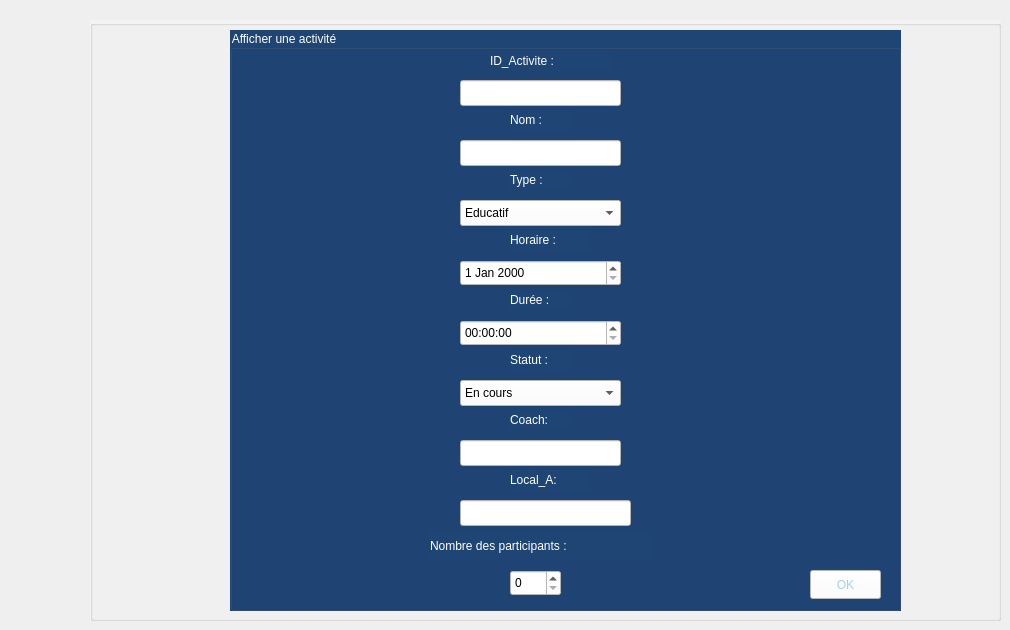
      <widget class="QWidget" name="tab_23">
       <attribute name="title">
        <string>afficherA</string>
       </attribute>
       <widget class="QGroupBox" name="groupBox_26">
        <property name="geometry">
         <rect>
          <x>90</x>
          <y>20</y>
          <width>911</width>
          <height>601</height>
         </rect>
        </property>
        <property name="styleSheet">
         <string notr="true">background-color: rgb(243, 243, 243);
color: rgb(0, 0, 0);
font: 10pt &quot;Times New Roman&quot;;</string>
        </property>
        <property name="title">
         <string/>
        </property>
        <widget class="QGroupBox" name="groupBox_27">
         <property name="geometry">
          <rect>
           <x>140</x>
           <y>10</y>
           <width>671</width>
           <height>581</height>
          </rect>
         </property>
         <property name="styleSheet">
          <string notr="true">background-color: rgb(31, 69, 116);


color: rgb(255,255,255);
font: 12pt &quot;Times New Roman&quot;;</string>
         </property>
         <property name="title">
          <string>Afficher une activité</string>
         </property>
         <widget class="QLabel" name="label_127">
          <property name="geometry">
           <rect>
            <x>280</x>
            <y>140</y>
            <width>63</width>
            <height>20</height>
           </rect>
          </property>
          <property name="styleSheet">
           <string notr="true">color: rgb(255,255,255);
font: 12pt &quot;Times New Roman&quot;;</string>
          </property>
          <property name="text">
           <string>Type :</string>
          </property>
         </widget>
         <widget class="QLabel" name="label_128">
          <property name="geometry">
           <rect>
            <x>280</x>
            <y>80</y>
            <width>63</width>
            <height>20</height>
           </rect>
          </property>
          <property name="styleSheet">
           <string notr="true">color: rgb(255,255,255);
font: 12pt &quot;Times New Roman&quot;;</string>
          </property>
          <property name="text">
           <string>Nom :</string>
          </property>
         </widget>
         <widget class="QLabel" name="label_129">
          <property name="geometry">
           <rect>
            <x>280</x>
            <y>200</y>
            <width>81</width>
            <height>20</height>
           </rect>
          </property>
          <property name="styleSheet">
           <string notr="true">color: rgb(255,255,255);
font: 12pt &quot;Times New Roman&quot;;</string>
          </property>
          <property name="text">
           <string>Horaire :</string>
          </property>
         </widget>
         <widget class="QLabel" name="label_130">
          <property name="geometry">
           <rect>
            <x>280</x>
            <y>260</y>
            <width>63</width>
            <height>20</height>
           </rect>
          </property>
          <property name="styleSheet">
           <string notr="true">color: rgb(255,255,255);
font: 12pt &quot;Times New Roman&quot;;</string>
          </property>
          <property name="text">
           <string>Durée :</string>
          </property>
         </widget>
         <widget class="QComboBox" name="typea">
          <property name="geometry">
           <rect>
            <x>230</x>
            <y>170</y>
            <width>161</width>
            <height>26</height>
           </rect>
          </property>
          <property name="styleSheet">
           <string notr="true">color: rgb(0, 0, 0);
background-color: rgb(255, 255,255);</string>
          </property>
          <item>
           <property name="text">
            <string>Educatif</string>
           </property>
          </item>
          <item>
           <property name="text">
            <string>Sportif</string>
           </property>
          </item>
          <item>
           <property name="text">
            <string>Culturel</string>
           </property>
          </item>
         </widget>
         <widget class="QLabel" name="label_131">
          <property name="geometry">
           <rect>
            <x>200</x>
            <y>500</y>
            <width>221</width>
            <height>31</height>
           </rect>
          </property>
          <property name="styleSheet">
           <string notr="true">color: rgb(255,255,255);
font: 12pt &quot;Times New Roman&quot;;</string>
          </property>
          <property name="text">
           <string>Nombre des participants :</string>
          </property>
         </widget>
         <widget class="QLabel" name="label_132">
          <property name="geometry">
           <rect>
            <x>280</x>
            <y>320</y>
            <width>63</width>
            <height>20</height>
           </rect>
          </property>
          <property name="styleSheet">
           <string notr="true">color: rgb(255,255,255);
font: 12pt &quot;Times New Roman&quot;;</string>
          </property>
          <property name="text">
           <string>Statut :</string>
          </property>
         </widget>
         <widget class="QLabel" name="label_133">
          <property name="geometry">
           <rect>
            <x>280</x>
            <y>380</y>
            <width>63</width>
            <height>20</height>
           </rect>
          </property>
          <property name="styleSheet">
           <string notr="true">color: rgb(255,255,255);
font: 12pt &quot;Times New Roman&quot;;</string>
          </property>
          <property name="text">
           <string>Coach:</string>
          </property>
         </widget>
         <widget class="QLineEdit" name="coacha">
          <property name="geometry">
           <rect>
            <x>230</x>
            <y>410</y>
            <width>161</width>
            <height>26</height>
           </rect>
          </property>
          <property name="styleSheet">
           <string notr="true">background-color: rgb(255, 255, 255);
color: rgb(0, 0, 0);</string>
          </property>
         </widget>
         <widget class="QComboBox" name="statuta">
          <property name="geometry">
           <rect>
            <x>230</x>
            <y>350</y>
            <width>161</width>
            <height>26</height>
           </rect>
          </property>
          <property name="styleSheet">
           <string notr="true">background-color: rgb(255, 255, 255);
color: rgb(0, 0, 0);</string>
          </property>
          <item>
           <property name="text">
            <string>En cours</string>
           </property>
          </item>
          <item>
           <property name="text">
            <string>Prevu</string>
           </property>
          </item>
          <item>
           <property name="text">
            <string>Termiée</string>
           </property>
          </item>
          <item>
           <property name="text">
            <string>Annulée</string>
           </property>
          </item>
         </widget>
         <widget class="QSpinBox" name="npa">
          <property name="geometry">
           <rect>
            <x>280</x>
            <y>540</y>
            <width>51</width>
            <height>26</height>
           </rect>
          </property>
          <property name="styleSheet">
           <string notr="true">background-color: rgb(255, 255, 255);
color: rgb(0, 0, 0);</string>
          </property>
         </widget>
         <widget class="QLineEdit" name="noma">
          <property name="geometry">
           <rect>
            <x>230</x>
            <y>110</y>
            <width>161</width>
            <height>26</height>
           </rect>
          </property>
          <property name="styleSheet">
           <string notr="true">background-color: rgb(255, 255, 255);
color: rgb(0, 0, 0);</string>
          </property>
         </widget>
         <widget class="QTimeEdit" name="dureea">
          <property name="geometry">
           <rect>
            <x>230</x>
            <y>290</y>
            <width>161</width>
            <height>26</height>
           </rect>
          </property>
          <property name="styleSheet">
           <string notr="true">background-color: rgb(255, 255, 255);
color: rgb(0, 0, 0);</string>
          </property>
         </widget>
         <widget class="QDateEdit" name="horairea">
          <property name="geometry">
           <rect>
            <x>230</x>
            <y>230</y>
            <width>161</width>
            <height>26</height>
           </rect>
          </property>
          <property name="styleSheet">
           <string notr="true">background-color: rgb(255, 255, 255);
color: rgb(0, 0, 0);
font: 12pt &quot;Times New Roman&quot;;</string>
          </property>
         </widget>
         <widget class="QLabel" name="label_134">
          <property name="geometry">
           <rect>
            <x>260</x>
            <y>20</y>
            <width>121</width>
            <height>21</height>
           </rect>
          </property>
          <property name="styleSheet">
           <string notr="true">color: rgb(255,255,255);
font: 12pt &quot;Times New Roman&quot;;</string>
          </property>
          <property name="text">
           <string>ID_Activite :</string>
          </property>
         </widget>
         <widget class="QLineEdit" name="ida">
          <property name="geometry">
           <rect>
            <x>230</x>
            <y>50</y>
            <width>161</width>
            <height>26</height>
           </rect>
          </property>
          <property name="styleSheet">
           <string notr="true">background-color: rgb(255, 255, 255);
color: rgb(0, 0, 0);</string>
          </property>
         </widget>
         <widget class="QPushButton" name="ok_aff_A">
          <property name="geometry">
           <rect>
            <x>580</x>
            <y>540</y>
            <width>71</width>
            <height>29</height>
           </rect>
          </property>
          <property name="styleSheet">
           <string notr="true">font: 12pt &quot;Times New Roman&quot;;
color: rgb(163, 207, 242);

background-color:rgb(255,255,255);</string>
          </property>
          <property name="text">
           <string>OK</string>
          </property>
         </widget>
         <widget class="QLabel" name="label_135">
          <property name="geometry">
           <rect>
            <x>280</x>
            <y>440</y>
            <width>81</width>
            <height>20</height>
           </rect>
          </property>
          <property name="styleSheet">
           <string notr="true">color: rgb(255,255,255);
font: 12pt &quot;Times New Roman&quot;;</string>
          </property>
          <property name="text">
           <string>Local_A:</string>
          </property>
         </widget>
         <widget class="QLineEdit" name="local_Aa">
          <property name="geometry">
           <rect>
            <x>230</x>
            <y>470</y>
            <width>171</width>
            <height>26</height>
           </rect>
          </property>
          <property name="styleSheet">
           <string notr="true">background-color: rgb(255, 255, 255);
color: rgb(0, 0, 0);</string>
          </property>
         </widget>
        </widget>
       </widget>
      </widget>
